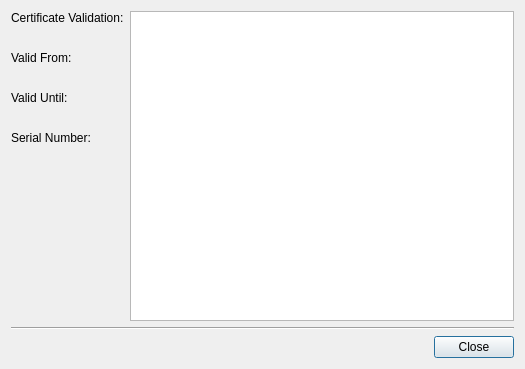
<?xml version="1.0" encoding="UTF-8"?>
<ui version="4.0">
 <class>CertificateDisplay</class>
 <widget class="QDialog" name="CertificateDisplay">
  <property name="geometry">
   <rect>
    <x>0</x>
    <y>0</y>
    <width>525</width>
    <height>369</height>
   </rect>
  </property>
  <property name="windowTitle">
   <string>Certificate Information</string>
  </property>
  <layout class="QVBoxLayout">
   <property name="spacing">
    <number>6</number>
   </property>
   <property name="margin">
    <number>11</number>
   </property>
   <item>
    <layout class="QHBoxLayout">
     <property name="spacing">
      <number>6</number>
     </property>
     <property name="margin">
      <number>0</number>
     </property>
     <item>
      <layout class="QVBoxLayout">
       <property name="spacing">
        <number>6</number>
       </property>
       <property name="margin">
        <number>0</number>
       </property>
       <item>
        <widget class="QLabel" name="textLabel4">
         <property name="text">
          <string>Certificate Validation:</string>
         </property>
        </widget>
       </item>
       <item>
        <widget class="QLabel" name="lb_valid">
         <property name="text">
          <string/>
         </property>
         <property name="textFormat">
          <enum>Qt::PlainText</enum>
         </property>
        </widget>
       </item>
       <item>
        <widget class="QLabel" name="textLabel2">
         <property name="text">
          <string>Valid From:</string>
         </property>
        </widget>
       </item>
       <item>
        <widget class="QLabel" name="lb_notBefore">
         <property name="text">
          <string/>
         </property>
         <property name="textFormat">
          <enum>Qt::PlainText</enum>
         </property>
        </widget>
       </item>
       <item>
        <widget class="QLabel" name="textLabel3">
         <property name="text">
          <string>Valid Until:</string>
         </property>
        </widget>
       </item>
       <item>
        <widget class="QLabel" name="lb_notAfter">
         <property name="text">
          <string/>
         </property>
         <property name="textFormat">
          <enum>Qt::PlainText</enum>
         </property>
        </widget>
       </item>
       <item>
        <widget class="QLabel" name="textLabel1">
         <property name="text">
          <string>Serial Number:</string>
         </property>
        </widget>
       </item>
       <item>
        <widget class="QLabel" name="lb_sn">
         <property name="text">
          <string/>
         </property>
         <property name="textFormat">
          <enum>Qt::PlainText</enum>
         </property>
        </widget>
       </item>
       <item>
        <spacer>
         <property name="orientation">
          <enum>Qt::Vertical</enum>
         </property>
         <property name="sizeType">
          <enum>QSizePolicy::Expanding</enum>
         </property>
         <property name="sizeHint" stdset="0">
          <size>
           <width>20</width>
           <height>106</height>
          </size>
         </property>
        </spacer>
       </item>
      </layout>
     </item>
     <item>
      <widget class="QTextBrowser" name="tb_cert">
       <property name="minimumSize">
        <size>
         <width>350</width>
         <height>300</height>
        </size>
       </property>
       <property name="horizontalScrollBarPolicy">
        <enum>Qt::ScrollBarAlwaysOff</enum>
       </property>
      </widget>
     </item>
    </layout>
   </item>
   <item>
    <widget class="Line" name="line1">
     <property name="frameShape">
      <enum>QFrame::HLine</enum>
     </property>
     <property name="frameShadow">
      <enum>QFrame::Sunken</enum>
     </property>
     <property name="orientation">
      <enum>Qt::Horizontal</enum>
     </property>
    </widget>
   </item>
   <item>
    <layout class="QHBoxLayout">
     <property name="spacing">
      <number>6</number>
     </property>
     <property name="margin">
      <number>0</number>
     </property>
     <item>
      <spacer>
       <property name="orientation">
        <enum>Qt::Horizontal</enum>
       </property>
       <property name="sizeType">
        <enum>QSizePolicy::Expanding</enum>
       </property>
       <property name="sizeHint" stdset="0">
        <size>
         <width>421</width>
         <height>20</height>
        </size>
       </property>
      </spacer>
     </item>
     <item>
      <widget class="QPushButton" name="pb_close">
       <property name="text">
        <string>Close</string>
       </property>
      </widget>
     </item>
    </layout>
   </item>
  </layout>
 </widget>
 <layoutdefault spacing="6" margin="11"/>
 <tabstops>
  <tabstop>tb_cert</tabstop>
 </tabstops>
 <resources/>
 <connections/>
</ui>
